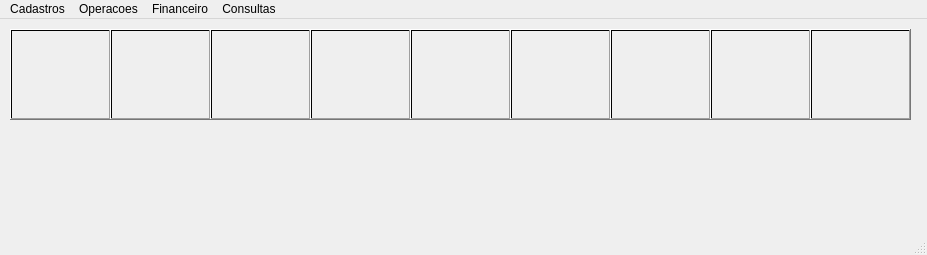
<?xml version="1.0" encoding="UTF-8"?>
<ui version="4.0">
 <class>MainWindow</class>
 <widget class="QMainWindow" name="MainWindow">
  <property name="geometry">
   <rect>
    <x>0</x>
    <y>0</y>
    <width>927</width>
    <height>255</height>
   </rect>
  </property>
  <property name="windowTitle">
   <string>MainWindow</string>
  </property>
  <widget class="QWidget" name="centralwidget">
   <widget class="QLabel" name="lb_logoEmpresa">
    <property name="geometry">
     <rect>
      <x>360</x>
      <y>110</y>
      <width>201</width>
      <height>91</height>
     </rect>
    </property>
    <property name="toolTip">
     <string>&lt;html&gt;&lt;head/&gt;&lt;body&gt;&lt;p&gt;&lt;br/&gt;&lt;/p&gt;&lt;/body&gt;&lt;/html&gt;</string>
    </property>
    <property name="styleSheet">
     <string notr="true">image: url(:/logo_empresa/icons/logo_empresa.png)</string>
    </property>
    <property name="text">
     <string/>
    </property>
   </widget>
   <widget class="QPushButton" name="bt_cliente">
    <property name="geometry">
     <rect>
      <x>10</x>
      <y>10</y>
      <width>101</width>
      <height>91</height>
     </rect>
    </property>
    <property name="toolTip">
     <string>&lt;html&gt;&lt;head/&gt;&lt;body&gt;&lt;p&gt;&lt;img src=&quot;:/icon_cliente/icons/cliente.png&quot;/&gt;&lt;/p&gt;&lt;/body&gt;&lt;/html&gt;</string>
    </property>
    <property name="styleSheet">
     <string notr="true">image: url(:/icon_cliente/icons/cliente.png);
background-color: qradialgradient(spread:pad, cx:0.5, cy:0.5, radius:0.5, fx:0.5, fy:0.5, stop:0 rgba(255, 255, 255, 0));</string>
    </property>
    <property name="text">
     <string/>
    </property>
   </widget>
   <widget class="QPushButton" name="bt_fornecedor">
    <property name="geometry">
     <rect>
      <x>110</x>
      <y>10</y>
      <width>101</width>
      <height>91</height>
     </rect>
    </property>
    <property name="toolTip">
     <string>&lt;html&gt;&lt;head/&gt;&lt;body&gt;&lt;p&gt;&lt;img src=&quot;:/icon_cliente/icons/cliente.png&quot;/&gt;&lt;/p&gt;&lt;/body&gt;&lt;/html&gt;</string>
    </property>
    <property name="styleSheet">
     <string notr="true">image: url(:/icon_fornecedor/icons/fornecedor.png);
background-color: qradialgradient(spread:pad, cx:0.5, cy:0.5, radius:0.5, fx:0.5, fy:0.5, stop:0 rgba(255, 255, 255, 0));

</string>
    </property>
    <property name="text">
     <string/>
    </property>
   </widget>
   <widget class="QPushButton" name="bt_produtos">
    <property name="geometry">
     <rect>
      <x>210</x>
      <y>10</y>
      <width>101</width>
      <height>91</height>
     </rect>
    </property>
    <property name="toolTip">
     <string>&lt;html&gt;&lt;head/&gt;&lt;body&gt;&lt;p&gt;&lt;img src=&quot;:/icon_cliente/icons/cliente.png&quot;/&gt;&lt;/p&gt;&lt;/body&gt;&lt;/html&gt;</string>
    </property>
    <property name="styleSheet">
     <string notr="true">image: url(:/icon_produtos/icons/produtos.png);
background-color: qradialgradient(spread:pad, cx:0.5, cy:0.5, radius:0.5, fx:0.5, fy:0.5, stop:0 rgba(255, 255, 255, 0));</string>
    </property>
    <property name="text">
     <string/>
    </property>
   </widget>
   <widget class="QPushButton" name="bt_vendas">
    <property name="geometry">
     <rect>
      <x>310</x>
      <y>10</y>
      <width>101</width>
      <height>91</height>
     </rect>
    </property>
    <property name="toolTip">
     <string>&lt;html&gt;&lt;head/&gt;&lt;body&gt;&lt;p&gt;&lt;img src=&quot;:/icon_cliente/icons/cliente.png&quot;/&gt;&lt;/p&gt;&lt;/body&gt;&lt;/html&gt;</string>
    </property>
    <property name="styleSheet">
     <string notr="true">image: url(:/icon_vendas/icons/venda.png);
background-color: qradialgradient(spread:pad, cx:0.5, cy:0.5, radius:0.5, fx:0.5, fy:0.5, stop:0 rgba(255, 255, 255, 0));</string>
    </property>
    <property name="text">
     <string/>
    </property>
   </widget>
   <widget class="QPushButton" name="bt_pagar">
    <property name="geometry">
     <rect>
      <x>410</x>
      <y>10</y>
      <width>101</width>
      <height>91</height>
     </rect>
    </property>
    <property name="toolTip">
     <string>&lt;html&gt;&lt;head/&gt;&lt;body&gt;&lt;p&gt;&lt;img src=&quot;:/icon_cliente/icons/cliente.png&quot;/&gt;&lt;/p&gt;&lt;/body&gt;&lt;/html&gt;</string>
    </property>
    <property name="styleSheet">
     <string notr="true">image: url(:/icon_pagar/icons/contasPagar.png);
background-color: qradialgradient(spread:pad, cx:0.5, cy:0.5, radius:0.5, fx:0.5, fy:0.5, stop:0 rgba(255, 255, 255, 0));</string>
    </property>
    <property name="text">
     <string/>
    </property>
   </widget>
   <widget class="QPushButton" name="bt_bancos">
    <property name="geometry">
     <rect>
      <x>510</x>
      <y>10</y>
      <width>101</width>
      <height>91</height>
     </rect>
    </property>
    <property name="toolTip">
     <string>&lt;html&gt;&lt;head/&gt;&lt;body&gt;&lt;p&gt;&lt;img src=&quot;:/icon_cliente/icons/cliente.png&quot;/&gt;&lt;/p&gt;&lt;/body&gt;&lt;/html&gt;</string>
    </property>
    <property name="styleSheet">
     <string notr="true">image: url(:/icon_bancos/icons/banco.png);
background-color: qradialgradient(spread:pad, cx:0.5, cy:0.5, radius:0.5, fx:0.5, fy:0.5, stop:0 rgba(255, 255, 255, 0));</string>
    </property>
    <property name="text">
     <string/>
    </property>
   </widget>
   <widget class="QPushButton" name="bt_receber">
    <property name="geometry">
     <rect>
      <x>610</x>
      <y>10</y>
      <width>101</width>
      <height>91</height>
     </rect>
    </property>
    <property name="toolTip">
     <string>&lt;html&gt;&lt;head/&gt;&lt;body&gt;&lt;p&gt;&lt;img src=&quot;:/icon_cliente/icons/cliente.png&quot;/&gt;&lt;/p&gt;&lt;/body&gt;&lt;/html&gt;</string>
    </property>
    <property name="styleSheet">
     <string notr="true">image: url(:/icon_receber/icons/receber.png);
background-color: qradialgradient(spread:pad, cx:0.5, cy:0.5, radius:0.5, fx:0.5, fy:0.5, stop:0 rgba(255, 255, 255, 0));</string>
    </property>
    <property name="text">
     <string/>
    </property>
   </widget>
   <widget class="QPushButton" name="bt_caixa">
    <property name="geometry">
     <rect>
      <x>710</x>
      <y>10</y>
      <width>101</width>
      <height>91</height>
     </rect>
    </property>
    <property name="toolTip">
     <string>&lt;html&gt;&lt;head/&gt;&lt;body&gt;&lt;p&gt;&lt;img src=&quot;:/icon_cliente/icons/cliente.png&quot;/&gt;&lt;/p&gt;&lt;/body&gt;&lt;/html&gt;</string>
    </property>
    <property name="styleSheet">
     <string notr="true">image: url(:/icon_caixa/icons/caixa.png);
background-color: qradialgradient(spread:pad, cx:0.5, cy:0.5, radius:0.5, fx:0.5, fy:0.5, stop:0 rgba(255, 255, 255, 0));</string>
    </property>
    <property name="text">
     <string/>
    </property>
   </widget>
   <widget class="QPushButton" name="bt_sair">
    <property name="geometry">
     <rect>
      <x>810</x>
      <y>10</y>
      <width>101</width>
      <height>91</height>
     </rect>
    </property>
    <property name="toolTip">
     <string>&lt;html&gt;&lt;head/&gt;&lt;body&gt;&lt;p&gt;&lt;img src=&quot;:/icon_cliente/icons/cliente.png&quot;/&gt;&lt;/p&gt;&lt;/body&gt;&lt;/html&gt;</string>
    </property>
    <property name="styleSheet">
     <string notr="true">image: url(:/icon_sair/icons/sair.png);
background-color: qradialgradient(spread:pad, cx:0.5, cy:0.5, radius:0.5, fx:0.5, fy:0.5, stop:0 rgba(255, 255, 255, 0));</string>
    </property>
    <property name="text">
     <string/>
    </property>
   </widget>
  </widget>
  <widget class="QMenuBar" name="menubar">
   <property name="geometry">
    <rect>
     <x>0</x>
     <y>0</y>
     <width>927</width>
     <height>22</height>
    </rect>
   </property>
   <widget class="QMenu" name="menuCadastros">
    <property name="title">
     <string>Cadastros</string>
    </property>
    <addaction name="separator"/>
    <addaction name="actionCliente"/>
    <addaction name="actionFornecedor"/>
    <addaction name="actionUsuario"/>
   </widget>
   <widget class="QMenu" name="menuOperacoes">
    <property name="title">
     <string>Operacoes</string>
    </property>
    <widget class="QMenu" name="menuSaida_de_produtos">
     <property name="title">
      <string>Saida de produtos</string>
     </property>
     <addaction name="actionVenda"/>
     <addaction name="actionConsumo_de_produtos"/>
    </widget>
    <widget class="QMenu" name="menuEstoque">
     <property name="title">
      <string>Estoque</string>
     </property>
     <addaction name="actionSaldo"/>
    </widget>
    <widget class="QMenu" name="menuCompras">
     <property name="title">
      <string>Compras</string>
     </property>
     <addaction name="actionCompras_2"/>
     <addaction name="actionPedido"/>
     <addaction name="actionCancelar"/>
    </widget>
    <addaction name="menuSaida_de_produtos"/>
    <addaction name="separator"/>
    <addaction name="menuEstoque"/>
    <addaction name="menuCompras"/>
   </widget>
   <widget class="QMenu" name="menuFinanceiro">
    <property name="title">
     <string>Financeiro</string>
    </property>
    <addaction name="actionCaixa"/>
    <addaction name="actionContas_Banco"/>
    <addaction name="actionContas_pagar"/>
    <addaction name="actionContas_receber"/>
    <addaction name="actionContas_recebidas"/>
   </widget>
   <widget class="QMenu" name="menuConsultas">
    <property name="title">
     <string>Consultas</string>
    </property>
    <widget class="QMenu" name="menuVendas">
     <property name="title">
      <string>Vendas</string>
     </property>
     <addaction name="actionGeral"/>
     <addaction name="actionResumido"/>
    </widget>
    <widget class="QMenu" name="menuConsumos">
     <property name="title">
      <string>Consumos</string>
     </property>
     <addaction name="actionGeral_2"/>
     <addaction name="actionResumido_2"/>
    </widget>
    <addaction name="menuVendas"/>
    <addaction name="menuConsumos"/>
   </widget>
   <addaction name="menuCadastros"/>
   <addaction name="menuOperacoes"/>
   <addaction name="menuFinanceiro"/>
   <addaction name="menuConsultas"/>
  </widget>
  <widget class="QStatusBar" name="statusbar"/>
  <action name="actionCliente">
   <property name="text">
    <string>Cliente</string>
   </property>
  </action>
  <action name="actionFornecedor">
   <property name="text">
    <string>Fornecedor</string>
   </property>
  </action>
  <action name="actionUsuario">
   <property name="text">
    <string>Usuarios</string>
   </property>
  </action>
  <action name="actionVenda">
   <property name="text">
    <string>Venda</string>
   </property>
  </action>
  <action name="actionConsumo_de_produtos">
   <property name="text">
    <string>Consumo de produtos</string>
   </property>
  </action>
  <action name="actionSaldo">
   <property name="text">
    <string>Saldo</string>
   </property>
  </action>
  <action name="actionCompras_2">
   <property name="text">
    <string>Comprar</string>
   </property>
  </action>
  <action name="actionPedido">
   <property name="text">
    <string>Pedido</string>
   </property>
  </action>
  <action name="actionCancelar">
   <property name="text">
    <string>Cancelar</string>
   </property>
  </action>
  <action name="actionCaixa">
   <property name="text">
    <string>Caixa</string>
   </property>
  </action>
  <action name="actionContas_Banco">
   <property name="text">
    <string>Contas Banco</string>
   </property>
  </action>
  <action name="actionContas_pagar">
   <property name="text">
    <string>Contas pagar</string>
   </property>
  </action>
  <action name="actionContas_receber">
   <property name="text">
    <string>Contas receber</string>
   </property>
  </action>
  <action name="actionContas_recebidas">
   <property name="text">
    <string>Contas recebidas</string>
   </property>
  </action>
  <action name="actionGeral">
   <property name="text">
    <string>Geral</string>
   </property>
  </action>
  <action name="actionResumido">
   <property name="text">
    <string>Resumido</string>
   </property>
  </action>
  <action name="actionGeral_2">
   <property name="text">
    <string>Geral</string>
   </property>
  </action>
  <action name="actionResumido_2">
   <property name="text">
    <string>Resumido</string>
   </property>
  </action>
 </widget>
 <resources>
  <include location="logo_empresa.qrc"/>
  <include location="icon_cliente.qrc"/>
  <include location="icon_fornecedor.qrc"/>
  <include location="icon_produtos.qrc"/>
  <include location="icon_vendas.qrc"/>
  <include location="icon_pagar.qrc"/>
  <include location="icon_bancos.qrc"/>
  <include location="icon_receber.qrc"/>
  <include location="icon_caixa.qrc"/>
  <include location="icon_sair.qrc"/>
 </resources>
 <connections/>
</ui>
